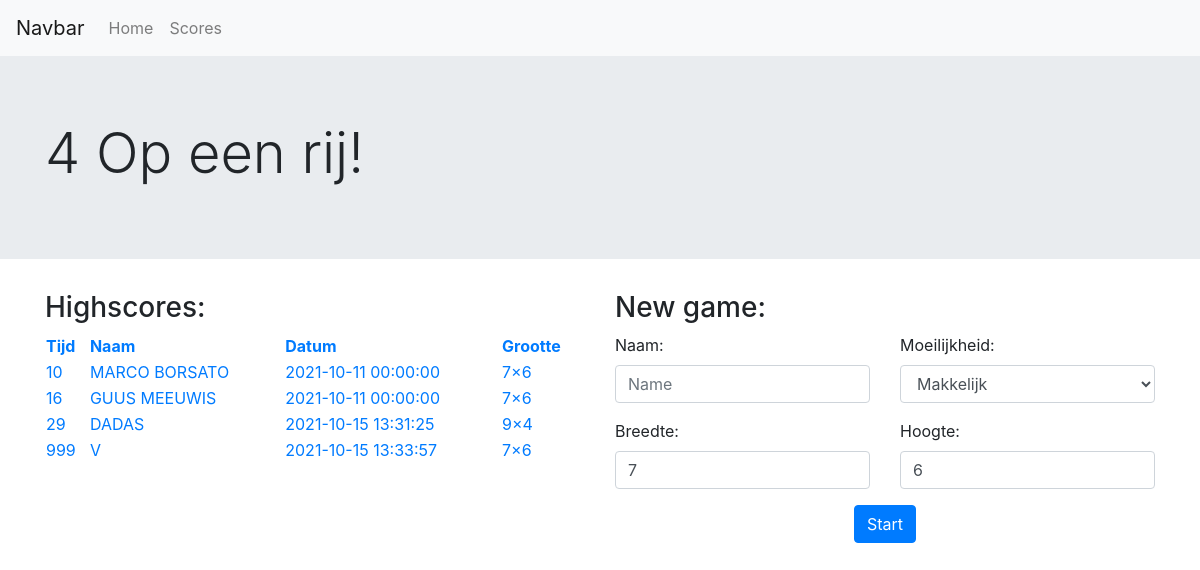
Before: / with the older database file.
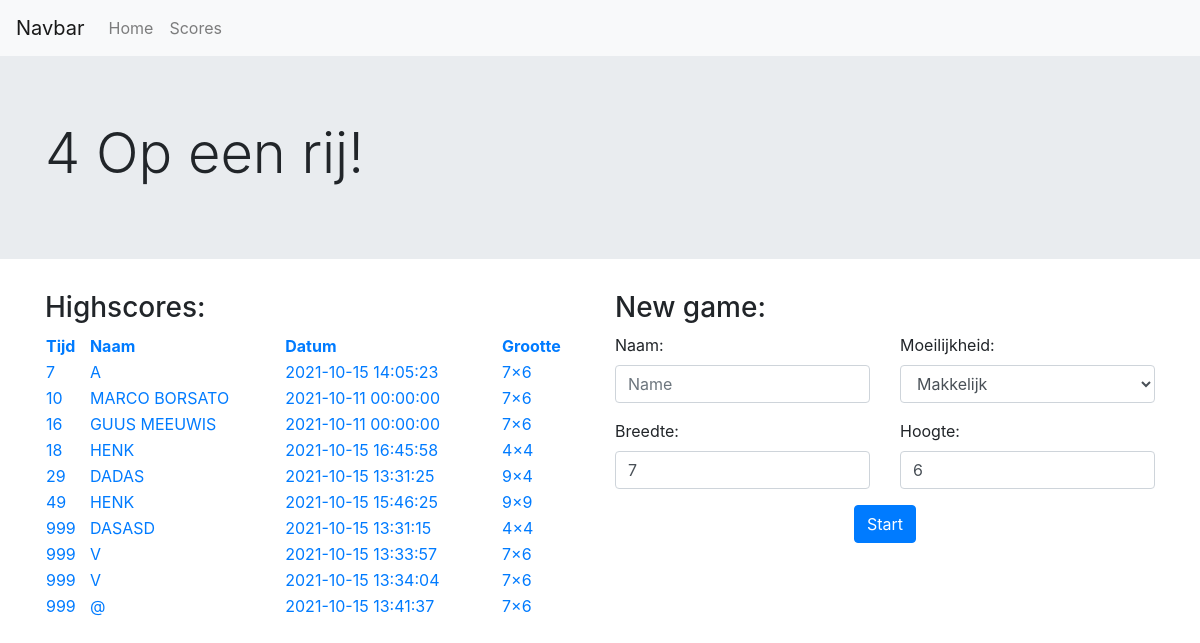
After: the same page with the newer database file.
### tables this page shows
CREATE TABLE score (id INTEGER, player VARCHAR(45) NOT NULL, time INT NOT NULL, date datetime NOT NULL, difficulty varchar(45) NOT NULL, width int(11) NOT NULL, height int(11) NOT NULL, status_id int(11) NOT NULL, PRIMARY KEY(id));

### app.py (the view)
@app.route('/',methods=['GET', 'POST'])
def index():
    if request.method == 'POST':
        playername = request.form['name'].upper()
        if len(playername) > 45 or len(playername) < 1 or playername == "*":
            return redirect('/')
        diff = request.form['difficulty']
        if diff != "easy" and diff != "hard":
            return redirect('/')
        width = request.form['width']
        height = request.form['height']
        try:
            width = int(width)
            height = int(height)
            if width < 4 or width > 9 or height < 4 or height > 9:
                raise ValueError('Wrong number.')
        except Exception:
            width = 7
            height = 6
        id = database.createGame(playername,diff,width,height)
        return redirect(url_for('game', id=id))
    else:
        scores = database.getHighscoreHomepage()
        return render_template("home.html",scores=scores)

### database.py (called while the page is built)
def getHighscoreHomepage():
    con = sqlite3.connect(db_path)
    cur = con.cursor()
    list = []
    for r in cur.execute('SELECT * FROM score WHERE status_id = 2 ORDER BY time ASC LIMIT 10'):
        score = Score(r[0],r[1],r[2],r[3],r[4],r[5],r[6],r[7])
        list.append(score)
    con.close()
    return list

### templates/home.html (shortened to what this page needs)
{% extends 'index.html' %}
{% block title %}
4 Op een rij!
{% endblock %}
{% block body %}
<div class="row">
    <div class="col-md-6">
        <h3>Highscores:</h3>
        <table class="highscore-table">
            <tr>
                <th>Tijd</th>
                <th>Naam</th>
                <th>Datum</th>
                <th>Grootte</th>
            </tr>
            {% for score in scores %}
            <tr>
                <td>{{score.time}}</td>
                <td>{{score.name}}</td>
                <td>{{score.date}}</td>
                <td>{{score.width}}×{{score.height}}</td>
            </tr>
            {% endfor %}
        </table>
    </div>
    <div class="col-md-6">
        <h3>New game:</h3>
        <form action="/" method="POST">
            <div class="row">
                <div class="col-md-6">
                    <div class="form-group">
                        <label for="name">Naam:</label>
                        <input type="text" class="form-control" minlength="1" maxlength="45" name="name" placeholder="Name" required>
                    </div>
                </div>
                <div class="col-md-6">
                    <div class="form-group">
                        <label for="difficulty">Moeilijkheid:</label>
                        <select name="difficulty" class="form-control">
                            <option value="easy" selected>Makkelijk</option>
                        </select>
                    </div>
                </div>
            </div>
            <div class="row">
                <div class="col-md-6">
                    <div class="form-group">
                        <label for="width">Breedte:</label>
                        <input type="number" class="form-control" min="4" max="9" name="width" value="7" required>
                    </div>
                </div>
                <div class="col-md-6">
                    <div class="form-group">
                        <label for="width">Hoogte:</label>
                        <input type="number" class="form-control" min="4" max="9" name="height" value="6" required>
                    </div>
                </div>
            </div>
            <div class="text-center">
                <input type="submit" class="btn btn-primary" value="Start">
            </div>
        </form>
    </div>
</div>
{% endblock %}

### templates/index.html (shortened to what this page needs)
<!DOCTYPE html>
<html lang="en">
    <head>
        <link rel="stylesheet" href="https://stackpath.bootstrapcdn.com/bootstrap/4.3.1/css/bootstrap.min.css">
        <link rel="stylesheet" href="{{ url_for('static',filename='css/main.css') }}">
    </head>
    <body>
        <nav class="navbar navbar-expand-lg navbar-light bg-light">
            <a class="navbar-brand" href="#">Navbar</a>
            <div class="collapse navbar-collapse" id="navbarNav">
              <ul class="navbar-nav">
                <li class="nav-item">
                  <a class="nav-link" href="/">Home <span class="sr-only">(current)</span></a>
                </li>
                <li class="nav-item">
                  <a class="nav-link" href="/scores/time/asc/0/*">Scores</a>
                </li>
              </ul>
            </div>
        </nav>
        <div class="jumbotron jumbotron-fluid">
            <div class="container">
              <h1 class="display-4">{% block title %}{% endblock %}</h1>
            </div>
        </div>
        <main>
            <div class="container">
                {% block body %}{% endblock %}
            </div>
        </main>
    </body>
</html>

### static/css/main.css (style rules this page uses)
.highscore-table { width: 100%; color: #007bff; }

Changed rows visible on the page:
added score: time "7", name "A", date "2021-10-15 14:05:23", width "7", height "6"
added score: time "18", name "HENK", date "2021-10-15 16:45:58", width "4", height "4"
added score: time "49", name "HENK", date "2021-10-15 15:46:25", width "9", height "9"
now on this page (row edited): score: time "999", name "DASASD", date "2021-10-15 13:31:15", width "4", height "4"
now on this page (row edited): score: time "999", name "V", date "2021-10-15 13:34:04", width "7", height "6"
now on this page (row edited): score: time "999", name "@", date "2021-10-15 13:41:37", width "7", height "6"
